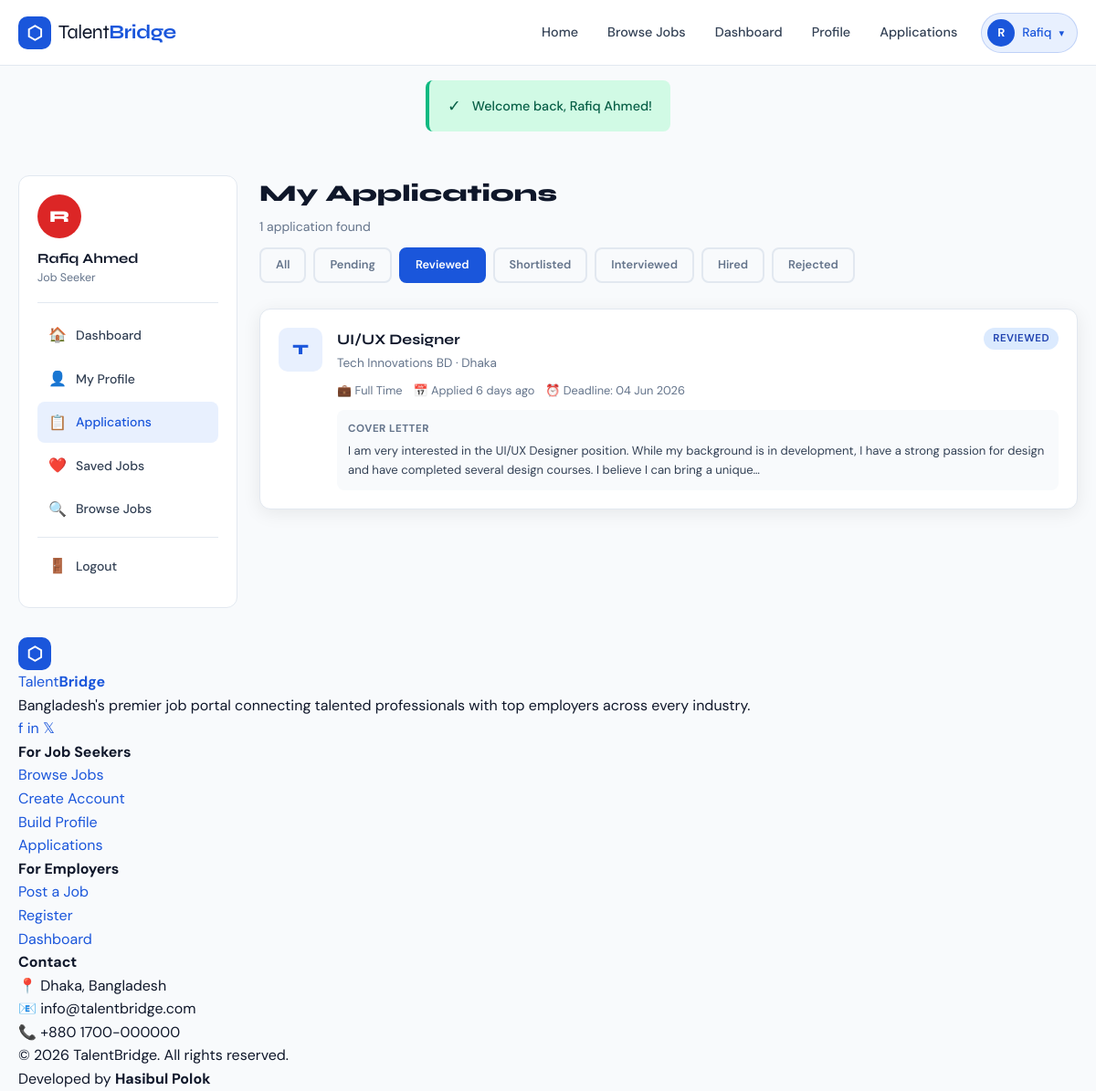
/user/applications.php?status=reviewed (signed in), run on an earlier commit of the app's database.
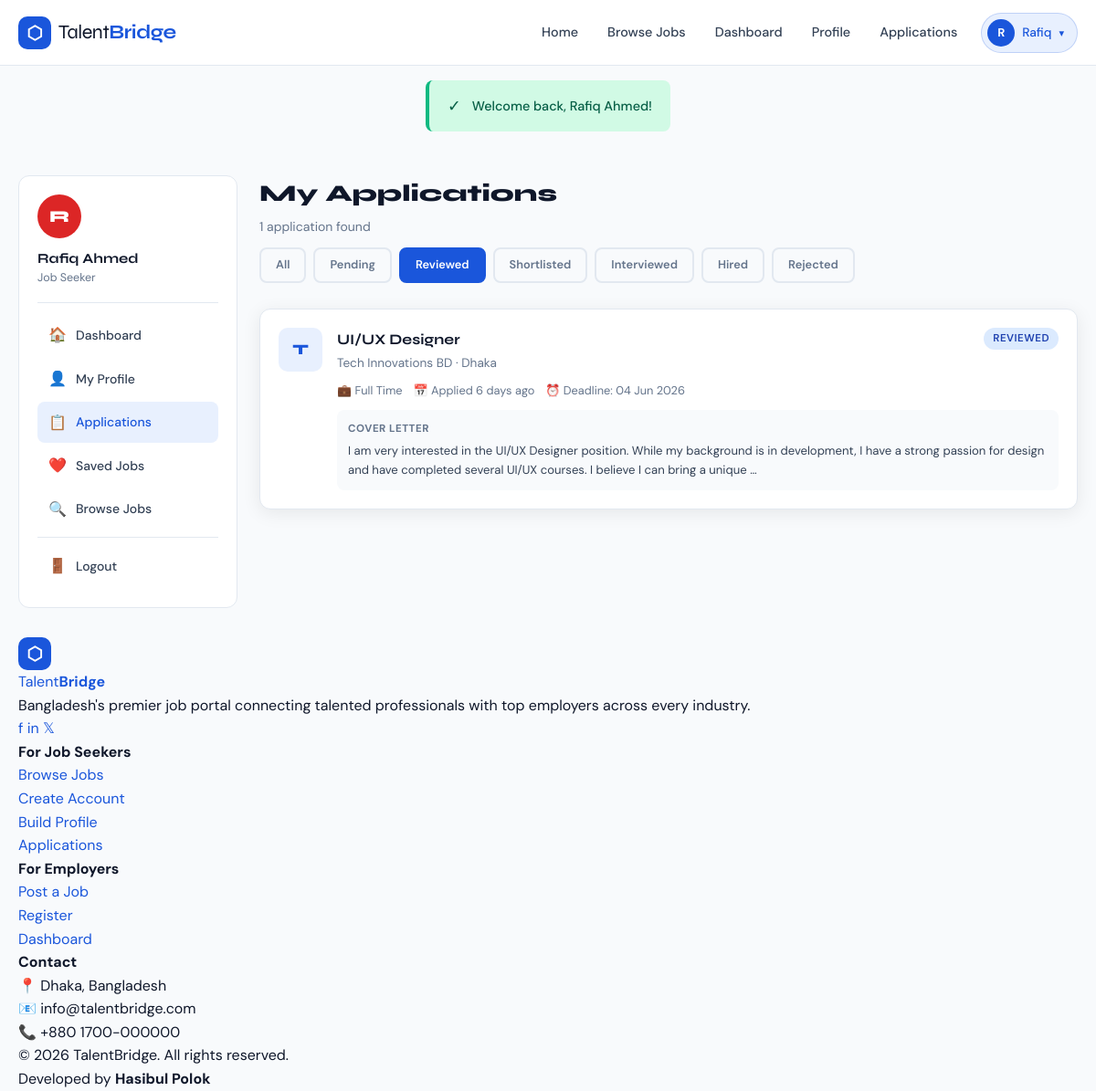
And on a later commit of the database.
### tables this page shows
CREATE TABLE applications (
    id            INT AUTO_INCREMENT PRIMARY KEY,
    job_id        INT  NOT NULL,
    user_id       INT  NOT NULL,
    cover_letter  TEXT,
    cv_file       VARCHAR(255),
    status        ENUM('pending','reviewed','shortlisted','interviewed','hired','rejected') DEFAULT 'pending',
    employer_note TEXT,
    applied_at    TIMESTAMP DEFAULT CURRENT_TIMESTAMP,
    updated_at    TIMESTAMP DEFAULT CURRENT_TIMESTAMP ON UPDATE CURRENT_TIMESTAMP,
    FOREIGN KEY (job_id)  REFERENCES jobs(id)  ON DELETE CASCADE,
    FOREIGN KEY (user_id) REFERENCES users(id) ON DELETE CASCADE,
    UNIQUE KEY unique_application (job_id, user_id)
);

CREATE TABLE companies (
    id           INT AUTO_INCREMENT PRIMARY KEY,
    user_id      INT          NOT NULL,
    name         VARCHAR(200) NOT NULL,
    logo         VARCHAR(255),
    website      VARCHAR(255),
    email        VARCHAR(150),
    phone        VARCHAR(20),
    industry     VARCHAR(100),
    size         ENUM('1-10','11-50','51-200','201-500','500+') DEFAULT '1-10',
    founded_year YEAR,
    address      TEXT,
    city         VARCHAR(100),
    country      VARCHAR(100) DEFAULT 'Bangladesh',
    description  TEXT,
    status       ENUM('active','inactive') DEFAULT 'active',
    created_at   TIMESTAMP DEFAULT CURRENT_TIMESTAMP,
    updated_at   TIMESTAMP DEFAULT CURRENT_TIMESTAMP ON UPDATE CURRENT_TIMESTAMP,
    FOREIGN KEY (user_id) REFERENCES users(id) ON DELETE CASCADE
);

CREATE TABLE jobs (
    id               INT AUTO_INCREMENT PRIMARY KEY,
    employer_id      INT          NOT NULL,
    company_id       INT          NOT NULL,
    category_id      INT          NOT NULL,
    title            VARCHAR(200) NOT NULL,
    slug             VARCHAR(250) NOT NULL UNIQUE,
    description      LONGTEXT     NOT NULL,
    requirements     TEXT,
    responsibilities TEXT,
    type             ENUM('full-time','part-time','remote','contract','internship','freelance') DEFAULT 'full-time',
    location         VARCHAR(200),
    city             VARCHAR(100),
    salary_min       DECIMAL(10,2),
    salary_max       DECIMAL(10,2),
    salary_type      ENUM('monthly','yearly','hourly','negotiable') DEFAULT 'monthly',
    experience_level ENUM('entry','mid','senior','lead','executive') DEFAULT 'entry',
    education_level  VARCHAR(100),
    skills_required  TEXT,
    deadline         DATE,
    status           ENUM('pending','approved','rejected','closed','draft') DEFAULT 'pending',
    is_featured      TINYINT(1)   DEFAULT 0,
    views            INT          DEFAULT 0,
    created_at       TIMESTAMP    DEFAULT CURRENT_TIMESTAMP,
    updated_at       TIMESTAMP    DEFAULT CURRENT_TIMESTAMP ON UPDATE CURRENT_TIMESTAMP,
    FOREIGN KEY (employer_id)  REFERENCES users(id)      ON DELETE CASCADE,
    FOREIGN KEY (company_id)   REFERENCES companies(id)  ON DELETE CASCADE,
    FOREIGN KEY (category_id)  REFERENCES categories(id) ON DELETE CASCADE
);

### user/applications.php (the view, shortened to what the changed rows need)
<?php
require_once '../includes/functions.php';
$pdo    = getDB();
$userId = $_SESSION['user_id'];
$page   = max(1, intval($_GET['page'] ?? 1));
$status = $_GET['status'] ?? '';
$where  = ["a.user_id = ?"];
$params = [$userId];
if ($status) { $where[] = "a.status = ?"; $params[] = $status; }
$whereClause = implode(' AND ', $where);
$perPage = 10;
$offset = ($page - 1) * $perPage;
$stmt = $pdo->prepare("SELECT a.*, j.title AS job_title, j.type, j.city, j.deadline, c.name AS company_name FROM applications a JOIN jobs j ON a.job_id = j.id JOIN companies c ON j.company_id = c.id WHERE $whereClause ORDER BY a.applied_at DESC LIMIT $perPage OFFSET $offset");
$stmt->execute($params);
$applications = $stmt->fetchAll();
?>
<!DOCTYPE html>
<html lang="en">
<head>
    <link rel="stylesheet" href="<?= BASE_URL ?>/assets/css/style.css">
</head>
<body>
<?php require_once '../includes/header.php'; ?>
<div class="container">
  <div class="dashboard">
    <div class="dash-content">
      <div class="dash-header" style="display:flex;justify-content:space-between;align-items:flex-start;flex-wrap:wrap;gap:12px;">
        <div>
          <h1 class="dash-title">My Applications</h1>
        </div>
      </div>
      <?php if($applications): ?>
      <div style="display:flex;flex-direction:column;gap:16px;">
        <?php foreach($applications as $app): ?>
        <div class="card">
          <div class="card-body" style="padding:20px;">
            <div style="display:flex;gap:16px;align-items:flex-start;flex-wrap:wrap;">
              <div class="company-logo" style="width:48px;height:48px;font-size:1rem;border-radius:10px;flex-shrink:0;"><?= strtoupper(substr($app['company_name'],0,1)) ?></div>
              <div style="flex:1;min-width:200px;">
                <div style="display:flex;justify-content:space-between;align-items:flex-start;flex-wrap:wrap;gap:8px;">
                  <div>
                    <h3 style="font-family:var(--font-display);font-weight:700;font-size:1rem;margin-bottom:2px;">
                      <a href="<?= BASE_URL ?>/job.php?id=<?= $app['job_id'] ?>" style="color:var(--dark);"><?= e($app['job_title']) ?></a>
                    </h3>
                    <div style="font-size:0.85rem;color:var(--mid);"><?= e($app['company_name']) ?> &middot; <?= e($app['city']) ?></div>
                  </div>
                  <?= statusBadge($app['status']) ?>
                </div>
                <div style="display:flex;flex-wrap:wrap;gap:12px;margin-top:10px;font-size:0.8rem;color:var(--mid);">
                  <span>💼 <?= jobTypeLabel($app['type']) ?></span>
                  <span>📅 Applied <?= timeAgo($app['applied_at']) ?></span>
                  <span>⏰ Deadline: <?= formatDate($app['deadline']) ?></span>
                </div>
                <?php if($app['cover_letter']): ?>
                <div style="margin-top:10px;background:var(--bg);border-radius:var(--radius-sm);padding:12px;font-size:0.82rem;color:var(--dark-3);line-height:1.6;">
                  <strong style="display:block;margin-bottom:4px;color:var(--mid);font-size:0.72rem;text-transform:uppercase;letter-spacing:0.5px;">Cover Letter</strong>
                  <?= nl2br(e(truncate($app['cover_letter'], 200))) ?>
                </div>
                <?php endif; ?>
              </div>
            </div>
          </div>
        </div>
        <?php endforeach; ?>
      </div>
      <?php endif; ?>
    </div>
  </div>
</div>
<?php require_once '../includes/footer.php'; ?>
</body>
</html>

### includes/functions.php (shortened to what the changed rows need)
<?php
function e($string) {
    return htmlspecialchars($string ?? '', ENT_QUOTES, 'UTF-8');
}
function formatDate($date, $format = 'd M Y') {
    return date($format, strtotime($date));
}
function timeAgo($datetime) {
    $time = time() - strtotime($datetime);
    if ($time < 604800) return floor($time/86400) . ' days ago';
    return formatDate($datetime);
}
function statusBadge($status) {
    $colors = [
        'pending'     => 'badge-warning',
        'approved'    => 'badge-success',
        'rejected'    => 'badge-danger',
        'active'      => 'badge-success',
        'closed'      => 'badge-secondary',
        'draft'       => 'badge-secondary',
        'reviewed'    => 'badge-info',
        'shortlisted' => 'badge-primary',
        'interviewed' => 'badge-info',
        'hired'       => 'badge-success',
    ];
    $class = $colors[$status] ?? 'badge-secondary';
    return '<span class="badge ' . $class . '">' . ucfirst($status) . '</span>';
}
function truncate($text, $length = 150) {
    $text = strip_tags($text);
    return substr($text, 0, $length) . '…';
}
function jobTypeLabel($type) {
    $labels = [
        'full-time'  => 'Full Time',
        'part-time'  => 'Part Time',
        'remote'     => 'Remote',
        'contract'   => 'Contract',
        'internship' => 'Internship',
        'freelance'  => 'Freelance',
    ];
    return $labels[$type] ?? ucfirst($type);
}
?>

What changed in the data, as far as the page shows it:
changed applications "REVIEWED": cover_letter "…and have completed several design courses. I believe I can bring a unique…" → "…and have completed several UI/UX courses. I believe I can bring a unique …"
